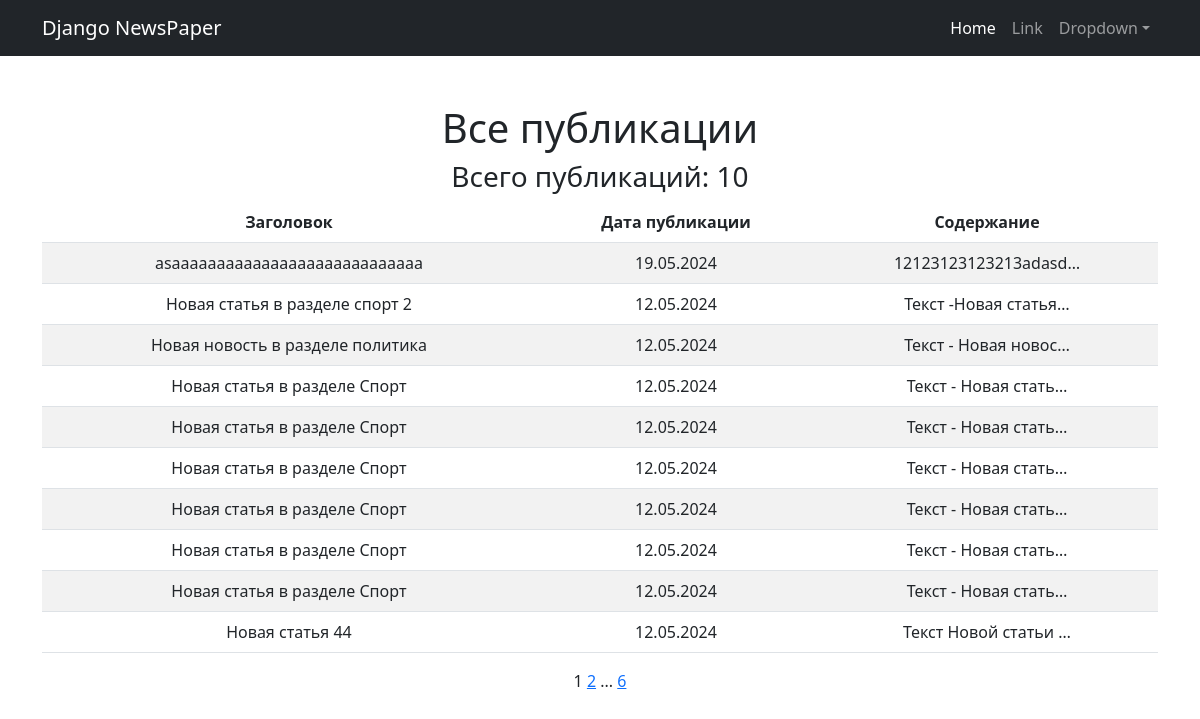
Page /news/ on the committed database.
### news/models.py (models this page shows, shortened)
class Post (models.Model):
    author = models.ForeignKey(Author, on_delete=models.CASCADE, verbose_name='Автор')
    category_type = models.CharField(max_length=2, choices=post_type, default=article, verbose_name='Тип')
    creation_date = models.DateTimeField(auto_now_add=True, verbose_name='Дата создания')
    post_category = models.ManyToManyField('Category', through='PostCategory')
    title = models.CharField(max_length=128, verbose_name='Заголовок')
    text = models.TextField(verbose_name='Текст')
    rating = models.IntegerField(default=0, verbose_name='Рейтинг')

### news/views.py (the view)
# urls.py: path('news/', PostList.as_view(), name='news'),
class PostList(ListView):
    model = Post
    template_name = "post_list.html"
    ordering = '-creation_date'
    context_object_name = 'posts'
    paginate_by = 10

### news/templatetags/custom_filters.py (called while the page is built)
@register.filter()
def censor(value):
    for word in censored_word:
        if word.lower() in value.lower():
            value = value.replace(word[1:], '*' * len(word))
    return value

### templates/post_list.html (shortened to what this page needs)
{% extends 'flatpages/default.html' %}
{% load custom_filters %}
{% block content %}
    {% if posts %}
        <h1>Все публикации</h1>
        <h3>Всего публикаций: {{ posts|length}}</h3>
        <table class="table table-striped table-hover">
            <thead>
                <th scope="col">Заголовок</th>
                <th scope="col">Дата публикации</th>
                <th scope="col">Содержание</th>
            </thead>
            {% for post in posts %}
                <tr>
                    <td>{{ post.title|censor}}</td>
                    <td>{{ post.creation_date|date:'d.m.Y' }}</td>
                    <td>{{ post.text|truncatechars:20|censor}}</td>
                </tr>
            {% endfor %}
        </table>
    {% else %}
        <h2>Публикации отсутствуют</h2>
    {% endif %}
   {{ page_obj.number }}
   {% if page_obj.has_next %}
       <a href="?page={{ page_obj.next_page_number }}">{{ page_obj.next_page_number }}</a>
       {% if paginator.num_pages != page_obj.next_page_number %}
           ...
           <a href="?page={{ page_obj.paginator.num_pages }}">{{ page_obj.paginator.num_pages }}</a>
       {% endif %}
   {% endif %}
{% endblock content %}

### rows in the picture
Post: title|censor "asaaaaaaaaaaaaaaaaaaaaaaaaaaaa", creation_date "19.05.2024", text|censor "12123123123213adasd…"
Post: title|censor "Новая статья в разделе спорт 2", creation_date "12.05.2024", text|censor "Текст -Новая статья…"
Post: title|censor "Новая новость в разделе политика", creation_date "12.05.2024", text|censor "Текст - Новая новос…"
Post: title|censor "Новая статья в разделе Спорт", creation_date "12.05.2024", text|censor "Текст - Новая стать…"
Post: title|censor "Новая статья в разделе Спорт", creation_date "12.05.2024", text|censor "Текст - Новая стать…"
Post: title|censor "Новая статья в разделе Спорт", creation_date "12.05.2024", text|censor "Текст - Новая стать…"
Post: title|censor "Новая статья в разделе Спорт", creation_date "12.05.2024", text|censor "Текст - Новая стать…"
Post: title|censor "Новая статья в разделе Спорт", creation_date "12.05.2024", text|censor "Текст - Новая стать…"
Post: title|censor "Новая статья в разделе Спорт", creation_date "12.05.2024", text|censor "Текст - Новая стать…"
Post: title|censor "Новая статья 44", creation_date "12.05.2024", text|censor "Текст Новой статьи …"

### other values in the picture
{{ posts|length }} "10"
{{ page_obj.number }} "1"
{{ page_obj.next_page_number }} "2"
{{ page_obj.paginator.num_pages }} "6"
